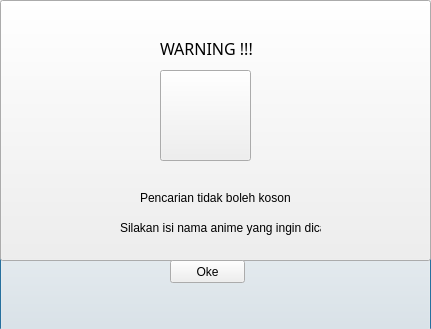
<?xml version="1.0" encoding="UTF-8"?>
<ui version="4.0">
 <class>Dialog</class>
 <widget class="QDialog" name="Dialog">
  <property name="geometry">
   <rect>
    <x>0</x>
    <y>0</y>
    <width>431</width>
    <height>329</height>
   </rect>
  </property>
  <property name="windowTitle">
   <string>Dialog</string>
  </property>
  <widget class="QPushButton" name="pushButton">
   <property name="geometry">
    <rect>
     <x>0</x>
     <y>70</y>
     <width>431</width>
     <height>261</height>
    </rect>
   </property>
   <property name="text">
    <string/>
   </property>
   <property name="icon">
    <iconset>
     <normaloff>../Gambar/2048x1152.jpg</normaloff>../Gambar/2048x1152.jpg</iconset>
   </property>
   <property name="iconSize">
    <size>
     <width>500</width>
     <height>500</height>
    </size>
   </property>
  </widget>
  <widget class="QPushButton" name="pushButton_2">
   <property name="geometry">
    <rect>
     <x>0</x>
     <y>0</y>
     <width>431</width>
     <height>261</height>
    </rect>
   </property>
   <property name="font">
    <font>
     <family>Cooper Black</family>
    </font>
   </property>
   <property name="text">
    <string/>
   </property>
   <property name="icon">
    <iconset>
     <normaloff>../Gambar/2048x1152.jpg</normaloff>../Gambar/2048x1152.jpg</iconset>
   </property>
   <property name="iconSize">
    <size>
     <width>500</width>
     <height>500</height>
    </size>
   </property>
  </widget>
  <widget class="QLabel" name="label">
   <property name="geometry">
    <rect>
     <x>160</x>
     <y>40</y>
     <width>101</width>
     <height>16</height>
    </rect>
   </property>
   <property name="font">
    <font>
     <family>Cooper Black</family>
     <pointsize>12</pointsize>
     <weight>50</weight>
     <bold>false</bold>
    </font>
   </property>
   <property name="text">
    <string>WARNING !!!</string>
   </property>
  </widget>
  <widget class="QPushButton" name="pushButton_3">
   <property name="geometry">
    <rect>
     <x>160</x>
     <y>70</y>
     <width>91</width>
     <height>91</height>
    </rect>
   </property>
   <property name="text">
    <string/>
   </property>
   <property name="icon">
    <iconset>
     <normaloff>../../OneDrive/Pictures/warning-symbol,-warning-sign-design-template-5becb2f6646d14a8076b36a92efb1db8_screen.jpg</normaloff>../../OneDrive/Pictures/warning-symbol,-warning-sign-design-template-5becb2f6646d14a8076b36a92efb1db8_screen.jpg</iconset>
   </property>
   <property name="iconSize">
    <size>
     <width>100</width>
     <height>100</height>
    </size>
   </property>
  </widget>
  <widget class="QLabel" name="label_2">
   <property name="geometry">
    <rect>
     <x>140</x>
     <y>190</y>
     <width>151</width>
     <height>16</height>
    </rect>
   </property>
   <property name="text">
    <string>Pencarian tidak boleh kosong</string>
   </property>
  </widget>
  <widget class="QLabel" name="label_3">
   <property name="geometry">
    <rect>
     <x>120</x>
     <y>220</y>
     <width>201</width>
     <height>16</height>
    </rect>
   </property>
   <property name="text">
    <string>Silakan isi nama anime yang ingin dicari</string>
   </property>
  </widget>
  <widget class="QPushButton" name="pushButton_4">
   <property name="geometry">
    <rect>
     <x>170</x>
     <y>260</y>
     <width>75</width>
     <height>23</height>
    </rect>
   </property>
   <property name="text">
    <string>Oke</string>
   </property>
  </widget>
 </widget>
 <resources/>
 <connections/>
</ui>
